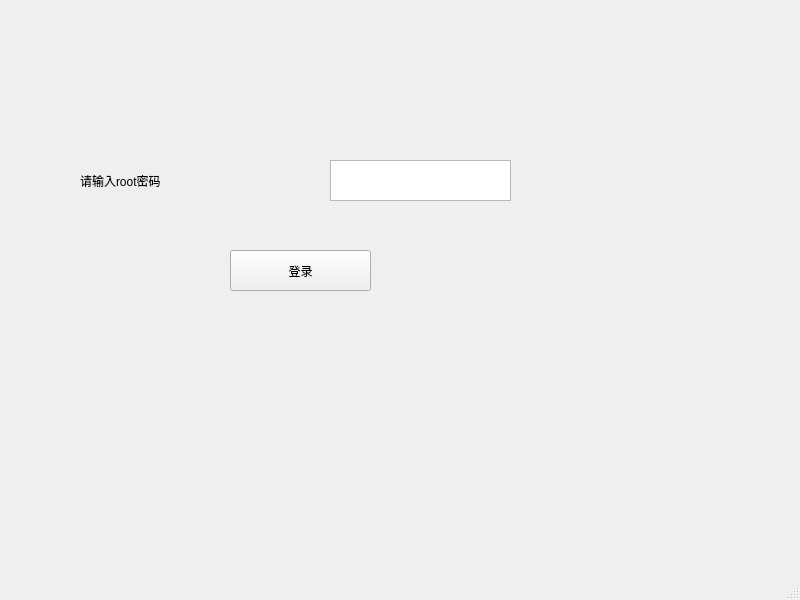
<?xml version="1.0" encoding="UTF-8"?>
<ui version="4.0">
 <class>MainWindow</class>
 <widget class="QMainWindow" name="MainWindow">
  <property name="geometry">
   <rect>
    <x>0</x>
    <y>0</y>
    <width>800</width>
    <height>600</height>
   </rect>
  </property>
  <property name="windowTitle">
   <string>MainWindow</string>
  </property>
  <widget class="QWidget" name="centralwidget">
   <widget class="QLabel" name="label">
    <property name="geometry">
     <rect>
      <x>80</x>
      <y>160</y>
      <width>201</width>
      <height>41</height>
     </rect>
    </property>
    <property name="text">
     <string>请输入root密码</string>
    </property>
   </widget>
   <widget class="QTextEdit" name="textEdit">
    <property name="geometry">
     <rect>
      <x>330</x>
      <y>160</y>
      <width>181</width>
      <height>41</height>
     </rect>
    </property>
   </widget>
   <widget class="QPushButton" name="pushButton">
    <property name="geometry">
     <rect>
      <x>230</x>
      <y>250</y>
      <width>141</width>
      <height>41</height>
     </rect>
    </property>
    <property name="styleSheet">
     <string notr="true">font: 12pt &quot;Arial&quot;;</string>
    </property>
    <property name="text">
     <string>登录</string>
    </property>
   </widget>
  </widget>
  <widget class="QMenuBar" name="menubar">
   <property name="geometry">
    <rect>
     <x>0</x>
     <y>0</y>
     <width>800</width>
     <height>21</height>
    </rect>
   </property>
  </widget>
  <widget class="QStatusBar" name="statusbar"/>
 </widget>
 <resources/>
 <connections/>
</ui>
